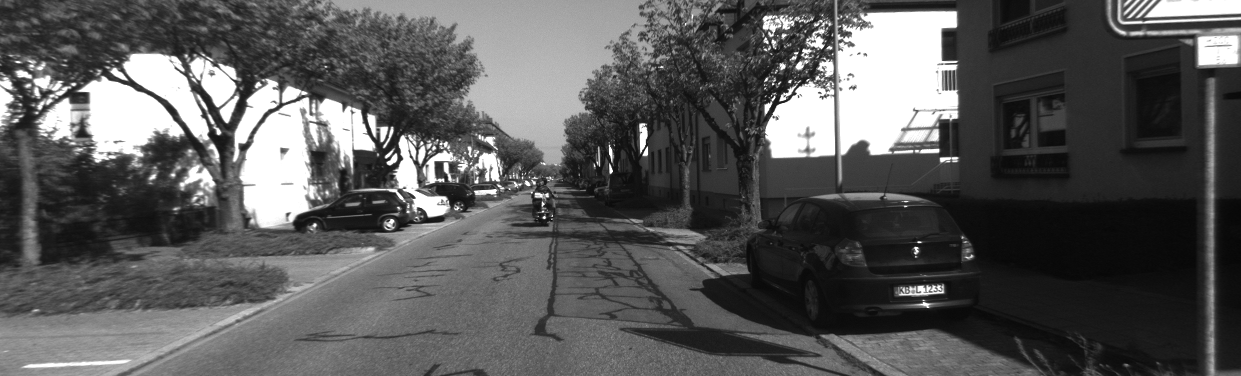
%> input picture scripts/000000.png, 1241 x 376 px
$ octave VO_reach.m   (GNU Octave 9; MATLAB toolbox functions it lacks are replaced by stand-ins)
%> lines starting %> are read from the running program, lines starting %| are printed output that depends on the picture
%% Standard VO

% read in images
I1 = imread('000000.png');
%> I1 is the input picture: size 376x1241 uint8; min 6, max 255, mean 89
I2 = imread('000001.png');
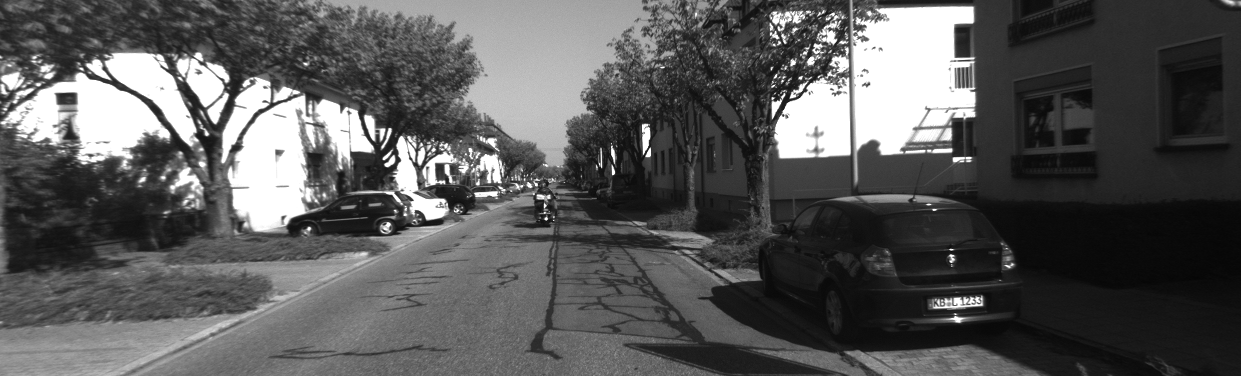
%> input picture scripts/000001.png, 1241 x 376 px
%> I2 is the input picture: size 376x1241 uint8; min 5, max 255, mean 88.4

% extract features
F1 = detectFASTFeatures(I1);
%> F1 = 1455 points; strongest (x, y): (613, 172), (388, 163), (544, 218), (387, 158), (385, 147)
F2 = detectFASTFeatures(I2);
%> F2 = 1506 points; strongest (x, y): (602, 167), (386, 165), (384, 159), (615, 174), (413, 201)

figure(1);
imshow(I1); hold on;
plot(F1.selectStrongest(50));
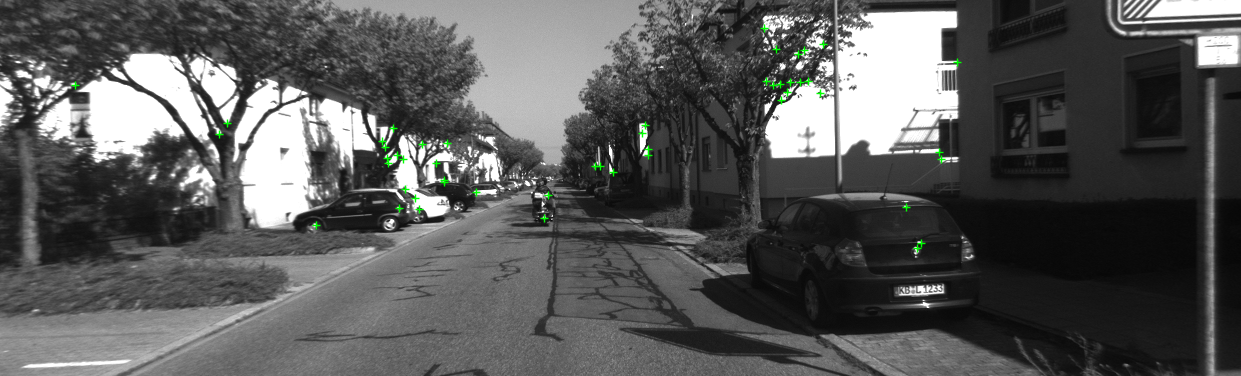
%> figure redrawn from the program's plot data

figure(2);
imshow(I2); hold on;
plot(F2.selectStrongest(50));
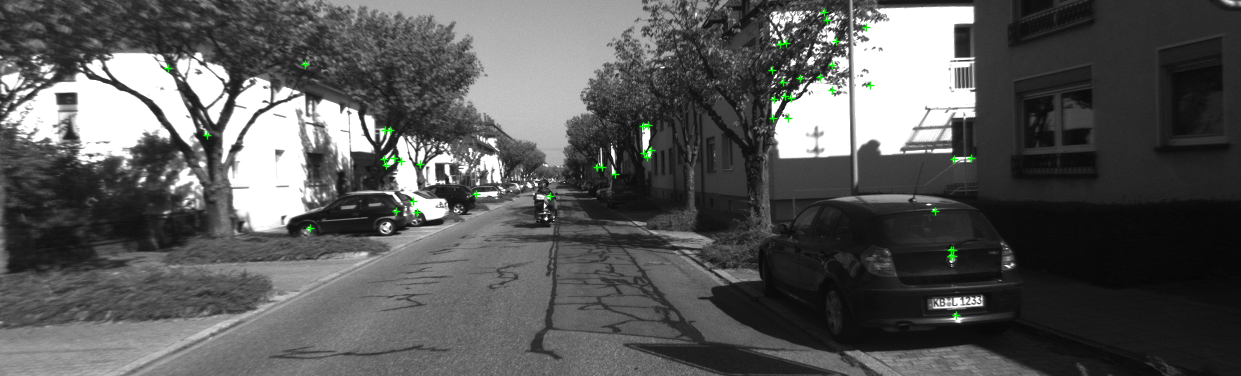
%> figure redrawn from the program's plot data

% perform


%% VO reach

% imread img 1
% imread img 2

% add noise to imgs and convert to zonotopes

% extract features
